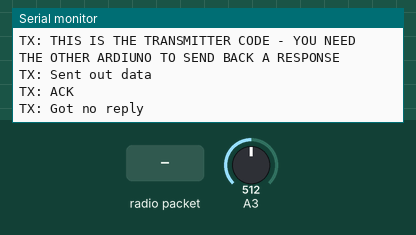
This sketch was run on a simulated Arduino Uno, built for the host (arithmetic inside an expression is 32-bit, double 64-bit). Shown: the last lines printed to the serial monitor. Inputs (shaded band) come from the test bench; at power-on: A3 = 512. No radio packets arrive unless stated.

Above: at 1.2 s.
1.3 s: radio packet "1" arrives
At 3.1 s:
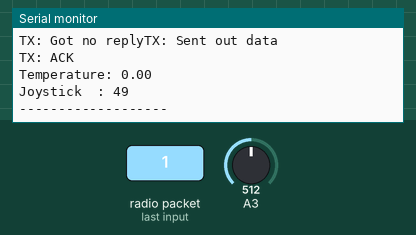
4.0 s: radio packet "0" arrives
At 6.8 s:
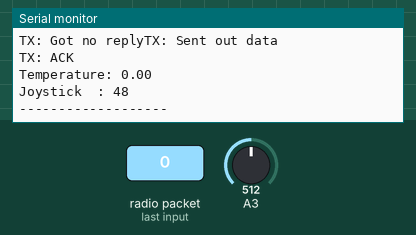

The sketch:

stm32_nrf24l01_tx.ino
```cpp
#include "Arduino.h"
#include <SPI.h>
#include <RF24-STM.h>

/*
   NRF24L01     Arduino Uno  Arduino Mega  Blue_Pill(stm32f01C)
   ___________________________________________________
   VCC  RED    |    3.3v   |     3.3v       |      3.3v
   GND  BROWN  |    GND    |     GND        |      GND
   CSN  YELOW  |   Pin10   |     Pin10      | A4 NSS1   (PA4)  \
   CE   ORANGE |   Pin9    |     Pin9       | B0 digital(PB0)    |     NB
   SCK  GREEN  |   Pin13   |     Pin52      | A5 SCK1   (PA5)  |- All these pins
   MOSI BLUE   |   Pin11   |     Pin51      | A7 MOSI1  (PA7)  |  are 3.3v tolerant
   MISO PURPLE |   Pin12   |     Pin50      | A6 MISO1  (PA6)  /

   TOUJOURS ALIMENTER LE MODULE EN 3.3V

*/
RF24 radio(PB0, PA4); //CE, CSN

#define axe_x         PA3

struct data {
  int x;
  float temp;
};

data myData;

void setup() {

  Serial.begin(115200);
  Serial.println("TX: THIS IS THE TRANSMITTER CODE - YOU NEED THE OTHER ARDIUNO TO SEND BACK A RESPONSE");
  pinMode(axe_x, INPUT);
  // Initie l'objet radio
  radio.begin();

  // Réglez la puissance de transmission au plus bas disponible pour éviter les problèmes liés à l'alimentation
  radio.setPALevel(RF24_PA_LOW);

  //Vitesse de transmission etre 250KBPS et 2MBPS, plus la vitesse est grande moins est la portee
  radio.setDataRate(RF24_1MBPS);

  // Eviter de mettre le channel entre 0 et 100 parce que le wifi peut creer des interferences
  radio.setChannel(104);

  // Donne une chance au receveur
  radio.setRetries(200, 50);

  // Ouvre un tube d'écriture et de lecture sur chaque radio, avec des adresses opposées
  radio.openReadingPipe(1, 0xB3B4B5B601);
  radio.openWritingPipe(0xB3B4B5B602);

  radio.setAutoAck(true);

  //information de Debugging
  radio.printDetails();
}

void loop() {
  int valx = analogRead(axe_x);
  float temp = 20.12;
  myData.x = valx;
  myData.temp = temp;
  radio.stopListening();

  Serial.println("TX: Sent out data");
  if (!radio.write(&myData, sizeof(myData))) {
    Serial.println("TX: No ACK");
  } else {
    Serial.println("TX: ACK");
  }

  // Maintenant lis une response
  radio.startListening();

  // Mais nous n'écouterons pas longtemps
  unsigned long started_waiting_at = millis();

  // Boucle ici jusqu'à ce que nous obtenions une indication que certaines données sont prêtes à être lues (ou que nous expirions)
  while (!radio.available()) {

    // aucune réponse reçue dans notre délai
    if (millis() - started_waiting_at > 250) {
      Serial.print("TX: Got no reply");
      delay(2000);
      return;
    }
  }

  // Maintenant lisez les données qui nous attendent dans le buffer du nRF24L01
  radio.read(&myData, sizeof(myData));
  delay(250);

  // Montre à l'utilisateur ce que nous avons envoyé et ce que nous avons récupéré
  Serial.print("Temperature: "); Serial.println(myData.temp);
  Serial.print("Joystick  : "); Serial.println(myData.x);
  Serial.println("-------------------\n");

  delay(1000);
}
```

Measured:
- after the input at 1.3 s, the serial monitor: prints a new line after 1.2 s (image 1)
- after the input at 4.0 s, the serial monitor: prints a new line after 2.0 s (image 2)
